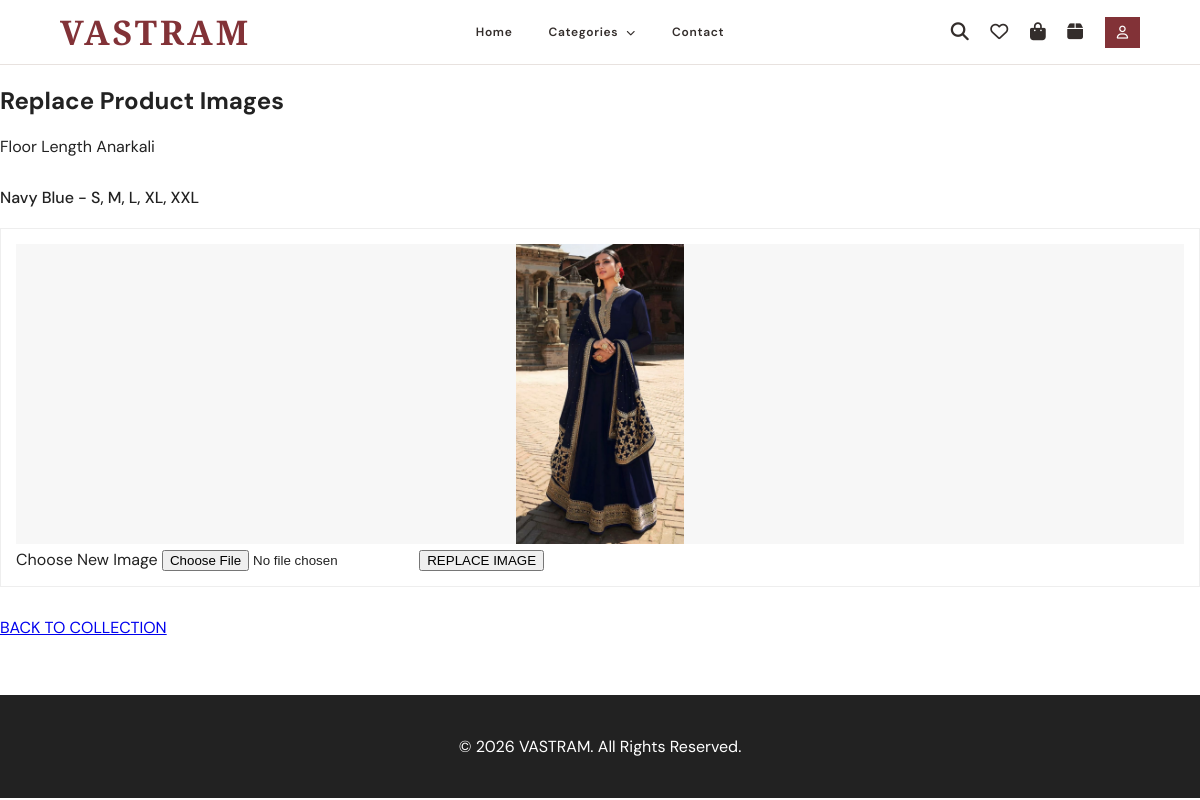
Page /products/edit-images/29/ on the committed database.
### products/models.py (models this page shows, shortened)
class Product(models.Model):
    uuid = models.UUIDField(default=uuid.uuid4, editable=False, unique=True)
    name = models.CharField(max_length=200)
    slug = models.SlugField(max_length=220, unique=True, blank=True)
    category = models.ForeignKey(
        Category,
        on_delete=models.CASCADE
    )
    description = models.TextField()
    fabric = models.CharField(
        max_length=100,
        blank=True
    )
    image = models.ImageField(
        upload_to='products/',
        blank=True,
        null=True
    )
    created_at = models.DateTimeField(
        auto_now_add=True
    )

class ProductVariant(models.Model):
    uuid = models.UUIDField(default=uuid.uuid4, editable=False, unique=True)
    product = models.ForeignKey(
        Product,
        on_delete=models.CASCADE,
        related_name='variants'
    )
    size = models.CharField(max_length=20, blank=True)
    color = models.CharField(max_length=50, blank=True)
    stock = models.PositiveIntegerField(default=0)
    price = models.DecimalField(
        max_digits=10,
        decimal_places=2
    )

class ProductImage(models.Model):
    uuid = models.UUIDField(default=uuid.uuid4, editable=False, unique=True)
    variant = models.ForeignKey(
    ProductVariant,
    on_delete=models.CASCADE,
    related_name='images',
    null=True,
    blank=True
    )
    image = models.ImageField(
        upload_to='products/',
        blank=True,
        null=True
    )

### products/views.py (the view, shortened to what this page needs)
def edit_product_images(request, id):
    product = get_object_or_404(Product, id=id)
    variants = product.variants.all()
    return render(
        request,
        'products/edit_product_images.html',
        {
            'product': product,
            'variants': variants
        }
    )

### ecommerce_project/context_processors.py (called while the page is built)
def shopping_counts(request):
    cart_count = 0
    wishlist_count = 0
    if request.user.is_authenticated:
        cart_count = sum(
            CartItem.objects.filter(cart__user=request.user).values_list(
                'quantity', flat=True
            )
        )
        wishlist_count = WishlistItem.objects.filter(
            wishlist__user=request.user
        ).count()
    else:
        cart_count = sum(
            item.get('quantity', 0)
            for item in request.session.get('guest_cart_items', [])
        )
        wishlist_count = len(request.session.get('guest_wishlist_items', []))
    return {
        'cart_count': cart_count,
        'wishlist_count': wishlist_count,
    }

### templates/products/edit_product_images.html (shortened to what this page needs)
{% extends 'base.html' %}
{% block content %}
<div class="container py-5">
    <h2 class="mb-2">
        Replace Product Images
    </h2>
    <p class="text-muted mb-4">
        {{ product.name }}
    </p>
    {% for variant in variants %}
    <div class="variant-section">
        <h4>
            {{ variant.color }} - {{ variant.size }}
        </h4>
        <div class="row">
            {% for product_image in variant.images.all %}
            <div class="col-md-4 col-lg-3 mb-4">
                <div class="image-card">
                    <img
                        src="{{ product_image.image.url }}"
                        class="product-image"
                        alt="{{ product.name }}"
                    >
                    <form
                        method="POST"
                        enctype="multipart/form-data"
                        class="mt-3"
                    >
                        <label class="form-label">
                            Choose New Image
                        </label>
                        <input
                            type="file"
                            name="new_image"
                            class="form-control"
                            accept="image/*"
                            required
                        >
                        <button
                            type="submit"
                            class="btn btn-dark w-100 mt-2"
                        >
                            REPLACE IMAGE
                        </button>
                    </form>
                </div>
            </div>
            {% empty %}
            {% if not product.image %}
            <p class="text-muted">
                No images available for this variant.
            </p>
            {% endif %}
            {% endfor %}
        </div>
    </div>
    {% endfor %}
    <a
        href="{% url 'product_list' %}"
        class="btn btn-outline-dark mt-4"
    >
        BACK TO COLLECTION
    </a>
</div>
{% endblock %}

### templates/base.html (style rules this page uses)
body { margin: 0; font-family: 'DM Sans', sans-serif; background-color: #ffffff; color: #222; }

### templates/products/edit_product_images.html (style rules this page uses)
.image-card { border: 1px solid #eeeeee; padding: 15px; background: white; margin-bottom: 30px; }
.product-image { width: 100%; height: 300px; object-fit: contain; background: #f7f7f7; }
.variant-section { margin-top: 30px; }
.variant-section h4 { font-weight: 500; margin-bottom: 20px; }

### rows in the picture
Product: name "Floor Length Anarkali"
ProductVariant: color "Navy Blue", size "S, M, L, XL, XXL"
ProductImage: image (picture)
